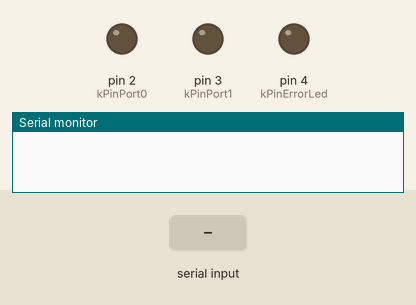
Recording of a sketch running on a simulated Arduino Nano, built with avr-gcc and run on an emulated ATmega328P. Shown: output pins drawn as LEDs (lit = HIGH), the last lines printed to the serial monitor. Dashed ring = blinking. Inputs (shaded band) come from the test bench.

Above: at 1.2 s.
1.3 s: "90,45\n" received over Serial
At 1.51 s:
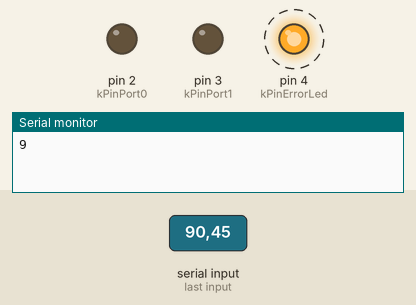
Timing chart, 0 to 10.3 s (numbered marks = the images above; inputs shaded):
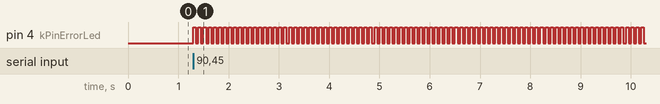

Measured:
- after the input at 1.3 s, pin 4 (kPinErrorLed): alternates HIGH for 0.05 s and LOW for 0.05 s, starting at once

The sketch:

arduino.ino
```cpp
#include "max6675.h"

// Arduino Nano ATmega 328.
const int kPinPort0 = PD2;
const int kPinPort1 = PD3;
const int kPinErrorLed = PD4;
const int kTCS0 = PD6;
const int kTCS1 = PD7;
const int kMaxTemp = 240 * 4; // 240°

int current_thermo = 0;
MAX6675 thermocouple0(SCK, kTCS0, MISO);
MAX6675 thermocouple1(SCK, kTCS1, MISO);

void loop() {
  if (!Serial.available())
    return;
  const int cmd = Serial.read();
  Serial.write(cmd);
  switch (cmd) {
    char buffer[16];
    long temp;
    case '0': case '1':
      current_thermo = cmd - '0';
      break;
    case '+': case '-':
      digitalWrite(current_thermo ? kPinPort1 : kPinPort0, cmd == '+' ? HIGH : LOW);
      break;
    case 'T':
      temp = current_thermo ? thermocouple1.ReadCelsiusByFour() :
                              thermocouple0.ReadCelsiusByFour();
      if (temp == -1 || temp > kMaxTemp)
        goto error;
      sprintf(buffer, "%ld.", temp);
      Serial.print(buffer);
      break;
    default: error:
      digitalWrite(kPinPort0, LOW);
      digitalWrite(kPinPort1, LOW);
      while(1) {
        digitalWrite(kPinErrorLed, HIGH); delay(50);
        digitalWrite(kPinErrorLed, LOW); delay(50);
      }
  }
}

void setup() {
  Serial.begin(9600);
  pinMode(kPinPort0, OUTPUT);
  pinMode(kPinPort1, OUTPUT);
  pinMode(kPinErrorLed, OUTPUT);
  digitalWrite(kPinPort0, LOW);
  digitalWrite(kPinPort1, LOW);
  digitalWrite(kPinErrorLed, LOW);
}
```
